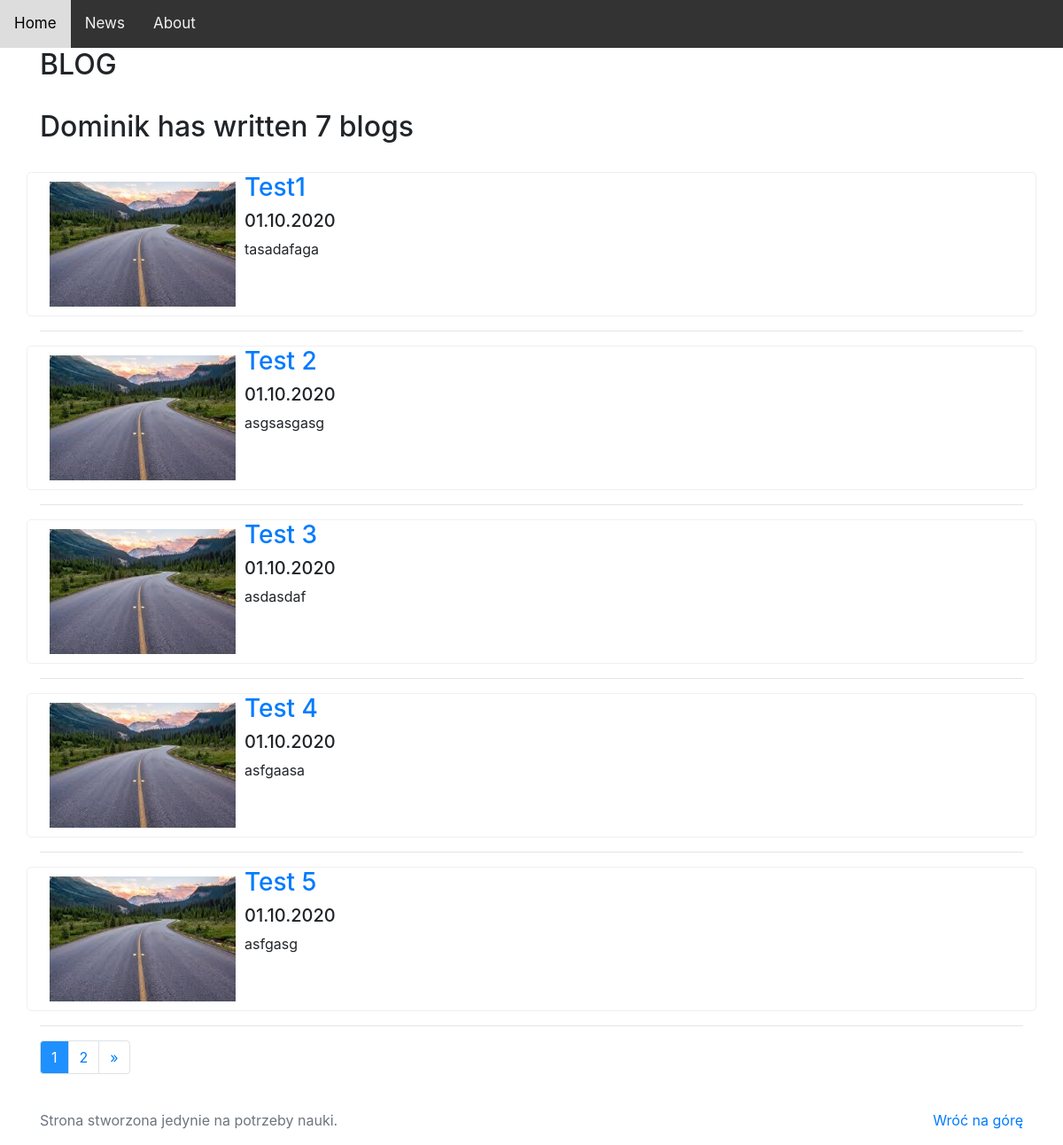
The page /blog/ on the database as committed earlier.
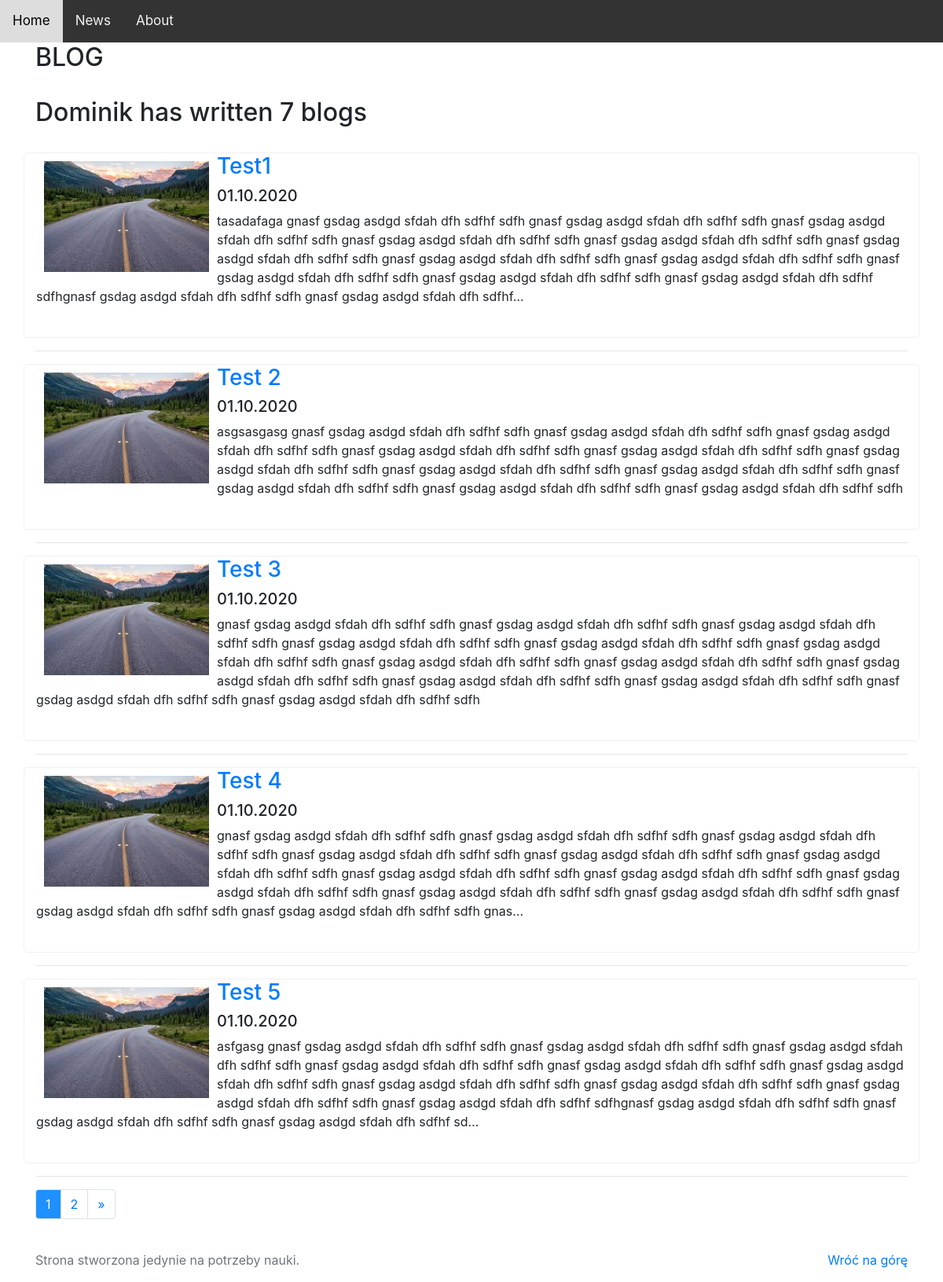
The same page on the database as committed later.
### blog/models.py (models this page shows, shortened)
class Blog(models.Model):
    title = models.CharField(max_length=256)
    description = models.TextField()
    image = models.ImageField(upload_to='blog/images/', default='blog/images/rpi.png')
    date = models.DateField()

### blog/views.py (the view)
# urls.py: path('', views.all_blogs, name='all_blogs'),
def all_blogs(request):
    page = 0
    if request.method == "POST":
        page = int(request.POST['nr_page'])
    else:
        if request.GET.get('nr_page'):
            page = int(request.GET.get('nr_page'))
    blogs_count = Blog.objects.count()
    blogs_pages = int(blogs_count / 5) + 1
    blogs = Blog.objects.order_by('-date')[page*5:5+page*5]
    context = {
        'blogs': blogs,
        'blogs_count': blogs_count,
        'blogs_pages': range(blogs_pages),
        'page': [page-1, page, page+1],
    }
    return render(request, 'blog/blog.html', context)

### blog/templates/blog/blog.html (shortened to what this page needs)
{% extends 'portfolio/base.html' %}
{% block content %}
    {% load static %}
    <h2>BLOG</h2><br>
    <h2> Dominik has written {{ blogs_count }} blog{{ blogs_count|pluralize }}</h2><br>
    {% for blog in blogs %}
        <div class="row" style="border: 1px solid rgba(180, 180, 180, 0.2); border-radius: 5px;">
            <div class="col-12">
                <img src="{{ blog.image.url }}" width="230px" class="float-left" style="padding: 10px">
                <a href="{% url 'blog:detail' blog.id %}"><h3>{{ blog.title }}</h3></a>
                <h5>{{ blog.date|date:'d.m.Y' }}</h5>
                <p>{{ blog.description|truncatechars:512 }}</p> <br>
            </div>
        </div>
        <hr class="my-3">
    {% endfor %}
    <form action="{% url 'blog:all_blogs' %}">
        <ul class="pagination">
            {% for pages in blogs_pages %}
                <li class="page-item"><button class="page-link" style="{% if page.1 == forloop.counter0%} background-color: dodgerblue; color: white; {% endif %}" type="submit" value="{{ forloop.counter0 }}" name="nr_page">{{ forloop.counter }}</li>
            {% endfor %}
            {% for pages in blogs_pages %}
                {% if page.2 == forloop.counter0 %}
                    <li class="page-item"><button class="page-link" type="submit" value="{{ forloop.counter0 }}" name="nr_page">&raquo;</li>
                {% endif %}
            {% endfor %}
        </ul>
    </form>
{% endblock %}

### portfolio/templates/portfolio/base.html (shortened to what this page needs)
<!doctype html>
{% load static %}
<html lang="en">
  <head>
    <link rel="stylesheet" href="https://stackpath.bootstrapcdn.com/bootstrap/4.5.2/css/bootstrap.min.css">
  </head>
  <body>
  <div class="topnav" id="myTopnav">
    <a class="nav-link" href="{% url 'home' %}">Home</a>
    <a class="nav-link" href="{% url 'blog:all_blogs' %}">News</a>
    <a class="nav-link" href="https://inthou.pl/o-nas/">About</a>
  </div>
    <div class="container">
        {% block content %}{% endblock %}
    </div>
    <footer class="text-muted" style="margin-top:40px;">
      <div class="container">
        <p class="float-right">
          <a href="#">Wróć na górę</a>
        </p>
        <p>Strona stworzona jedynie na potrzeby nauki.</p>
      </div>
    </footer>
  </body>
</html>

### portfolio/templates/portfolio/base.html (style rules this page uses)
.topnav { overflow: hidden; background-color: #333; }
.topnav a { float: left; display: block; color: #f2f2f2; text-align: center; padding: 14px 16px; text-decoration: none; font-size: 17px; }

Rows that differ between the two databases and show on the page:
changed Blog "Test1": description "tasadafaga" → "tasadafaga gnasf gsdag asdgd sfdah dfh sdfhf sdfh gnasf gsdag asdgd sfdah dfh sdfhf sdfh gnasf gsdag asdgd sfdah dfh sdfhf sdfh gnasf gsdag asdgd sfdah dfh sdfhf sdfh gnasf gsdag asdgd sfdah dfh sdfhf sdfh gnasf gsdag asdgd sfdah dfh sdfhf sdfh gnasf gsdag asdgd sfdah dfh sdfhf sdfh gnasf gsdag asdgd sfdah dfh sdfhf sdfh gnasf gsdag asdgd sfdah dfh sdfhf sdfh gnasf gsdag asdgd sfdah dfh sdfhf sdfh gnasf gsdag asdgd sfdah dfh sdfhf sdfhgnasf gsdag asdgd sfdah dfh sdfhf sdfh gnasf gsdag asdgd sfdah dfh sdfhf…"
changed Blog "Test 2": description "asgsasgasg" → "asgsasgasg gnasf gsdag asdgd sfdah dfh sdfhf sdfh gnasf gsdag asdgd sfdah dfh sdfhf sdfh gnasf gsdag asdgd sfdah dfh sdfhf sdfh gnasf gsdag asdgd sfdah dfh sdfhf sdfh gnasf gsdag asdgd sfdah dfh sdfhf sdfh gnasf gsdag asdgd sfdah dfh sdfhf sdfh gnasf gsdag asdgd sfdah dfh sdfhf sdfh gnasf gsdag asdgd sfdah dfh sdfhf sdfh gnasf gsdag asdgd sfdah dfh sdfhf sdfh gnasf gsdag asdgd sfdah dfh sdfhf sdfh gnasf gsdag asdgd sfdah dfh sdfhf sdfh"
changed Blog "Test 3": description "asdasdaf" → "gnasf gsdag asdgd sfdah dfh sdfhf sdfh gnasf gsdag asdgd sfdah dfh sdfhf sdfh gnasf gsdag asdgd sfdah dfh sdfhf sdfh gnasf gsdag asdgd sfdah dfh sdfhf sdfh gnasf gsdag asdgd sfdah dfh sdfhf sdfh gnasf gsdag asdgd sfdah dfh sdfhf sdfh gnasf gsdag asdgd sfdah dfh sdfhf sdfh gnasf gsdag asdgd sfdah dfh sdfhf sdfh gnasf gsdag asdgd sfdah dfh sdfhf sdfh gnasf gsdag asdgd sfdah dfh sdfhf sdfh gnasf gsdag asdgd sfdah dfh sdfhf sdfh gnasf gsdag asdgd sfdah dfh sdfhf sdfh gnasf gsdag asdgd sfdah dfh sdfhf sdfh"
changed Blog "Test 4": description "asfgaasa" → "gnasf gsdag asdgd sfdah dfh sdfhf sdfh gnasf gsdag asdgd sfdah dfh sdfhf sdfh gnasf gsdag asdgd sfdah dfh sdfhf sdfh gnasf gsdag asdgd sfdah dfh sdfhf sdfh gnasf gsdag asdgd sfdah dfh sdfhf sdfh gnasf gsdag asdgd sfdah dfh sdfhf sdfh gnasf gsdag asdgd sfdah dfh sdfhf sdfh gnasf gsdag asdgd sfdah dfh sdfhf sdfh gnasf gsdag asdgd sfdah dfh sdfhf sdfh gnasf gsdag asdgd sfdah dfh sdfhf sdfh gnasf gsdag asdgd sfdah dfh sdfhf sdfh gnasf gsdag asdgd sfdah dfh sdfhf sdfh gnasf gsdag asdgd sfdah dfh sdfhf sdfh gnas…"
changed Blog "Test 5": description "asfgasg" → "asfgasg gnasf gsdag asdgd sfdah dfh sdfhf sdfh gnasf gsdag asdgd sfdah dfh sdfhf sdfh gnasf gsdag asdgd sfdah dfh sdfhf sdfh gnasf gsdag asdgd sfdah dfh sdfhf sdfh gnasf gsdag asdgd sfdah dfh sdfhf sdfh gnasf gsdag asdgd sfdah dfh sdfhf sdfh gnasf gsdag asdgd sfdah dfh sdfhf sdfh gnasf gsdag asdgd sfdah dfh sdfhf sdfh gnasf gsdag asdgd sfdah dfh sdfhf sdfh gnasf gsdag asdgd sfdah dfh sdfhf sdfhgnasf gsdag asdgd sfdah dfh sdfhf sdfh gnasf gsdag asdgd sfdah dfh sdfhf sdfh gnasf gsdag asdgd sfdah dfh sdfhf sd…"
